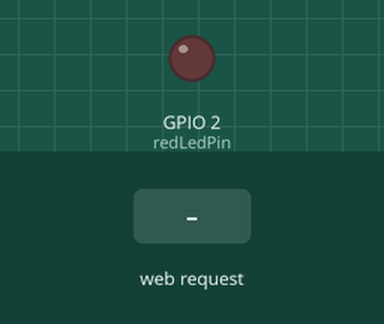
This sketch was run on a simulated ESP32. On the bench: output pins drawn as LEDs (lit = HIGH). The inputs (shaded band) are chosen by the test bench. WiFi joins after 1.5 s; servers stay silent unless stated; storage starts empty; what the sketch prints to the serial monitor is not drawn.

Above: at 2.7 s.
2.8 s: HTTP request GET /api/toggleRedLED received
At 4.0 s:
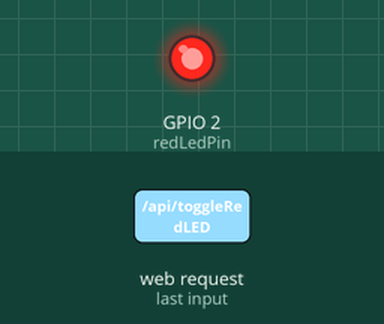
Timing chart, 0 to 5.8 s (numbered marks = the images above; inputs shaded):
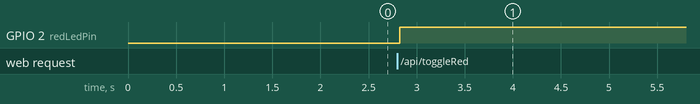

The sketch:

aplicatia1.ino
```cpp
#include <WiFi.h>
#include <LittleFS.h>
#include <ESPAsyncWebServer.h>


const char* ssid = "yourSSID";
const char* password = "yourPASSWORD";

AsyncWebServer server(80);

const int redLedPin = 2;
bool redLedState = false;

void setup() {
  Serial.begin(115200);

  pinMode(redLedPin, OUTPUT);
  digitalWrite(redLedPin, LOW);

  // Connect to Wi-Fi
  WiFi.begin(ssid, password);
  Serial.print("Connecting to WiFi");
  int retries = 0;
  while (WiFi.status() != WL_CONNECTED && retries < 60) {
    delay(500);
    Serial.print(".");
    retries++;
  }

  if (WiFi.status() == WL_CONNECTED) {
    Serial.println();
    Serial.println("WiFi connected!");
    Serial.print("IP Address: ");
    Serial.println(WiFi.localIP());
  } else {
    Serial.println();
    Serial.println("Failed to connect to WiFi");
    // Optionally fallback to AP mode
    // WiFi.softAP("ESP32-AP", "12345678");
    // Serial.println("AP IP: " + WiFi.softAPIP().toString());
    return;
  }

  // Mount LittleFS
  if (!LittleFS.begin(true)) {
    Serial.println("LittleFS Mount Failed");
    return;
  }

  /*
    * server.on() defines the route handlers for the web server. We have:
    * "/" to serve the main HTML page (index.html)
    * [](AsyncWebServerRequest *request) { ... } is a lambda function
        that handles the incoming HTTP request and sends the appropriate response.
  */

  /*
    * File file = LittleFS.open("/index.html", "r");
        opens the index.html file from the LittleFS filesystem in read mode.
    * If the file cannot be opened, we send a 404 response.
    * If the file is opened successfully, we read its contents into a String variable and send
        it as an HTTP response with a 200 status code and "text/html" content type.
  */

  // Serve index.html
  server.on("/", HTTP_GET, [](AsyncWebServerRequest *request) {
    File file = LittleFS.open("/index.html", "r");
    if (!file) {
      request->send(404, "text/plain", "File not found");
      return;
    }
    String page = "";
    while(file.available()) page += char(file.read());
    file.close();
    request->send(200, "text/html", page);
  });

  /*
    * server.on("/api/toggleRedLED", HTTP_GET, [](AsyncWebServerRequest *request) { ... });
        defines a route for toggling the red LED state. When this endpoint is accessed via a GET request,
        it toggles the redLedState variable, updates the physical LED state using digitalWrite(), and sends
        a JSON response indicating the new state of the LED.
    * server.on("/api/getRedLEDState", HTTP_GET, [](AsyncWebServerRequest *request) { ... });
        defines a route for retrieving the current state of the red LED. When accessed, it sends a JSON response
        with the current state (ON or OFF) of the red LED.
  */

  // REST API: toggle LED
  server.on("/api/toggleRedLED", HTTP_GET, [](AsyncWebServerRequest *request){
    redLedState = !redLedState;
    digitalWrite(redLedPin, redLedState ? HIGH : LOW);
    request->send(200, "application/json",
                  String("{\"redLedState\":\"") + (redLedState ? "ON" : "OFF") + "\"}");
  });

  // REST API: get LED state
  server.on("/api/getRedLEDState", HTTP_GET, [](AsyncWebServerRequest *request){
    request->send(200, "application/json",
                  String("{\"redLedState\":\"") + (redLedState ? "ON" : "OFF") + "\"}");
  });

  /*
    * server.serveStatic("/", LittleFS, "/").setDefaultFile("index.html");
        is a convenient way to serve static files from the LittleFS filesystem.
        It serves files from the root directory ("/") and sets "index.html"
        as the default file to serve when the root URL is accessed.
  */

  /*
    * server.serveStatic("/", LittleFS, "/").setDefaultFile("index.html");
          este o metodă convenabilă de a servi fișiere statice din sistemul de fișiere LittleFS.
          Servește fișiere din directorul rădăcină ("/") și setează "index.html"
          ca fișier implicit atunci când se accesează URL-ul rădăcină.
  */


  // Serve static files (HTML, CSS, JS)
  server.serveStatic("/", LittleFS, "/").setDefaultFile("index.html");

  server.begin();
}

void loop() {
  // Non-blocking, Async server handles requests
}
```

Measured:
- after the input at 2.8 s, GPIO 2 (redLedPin): LOW → HIGH at once
